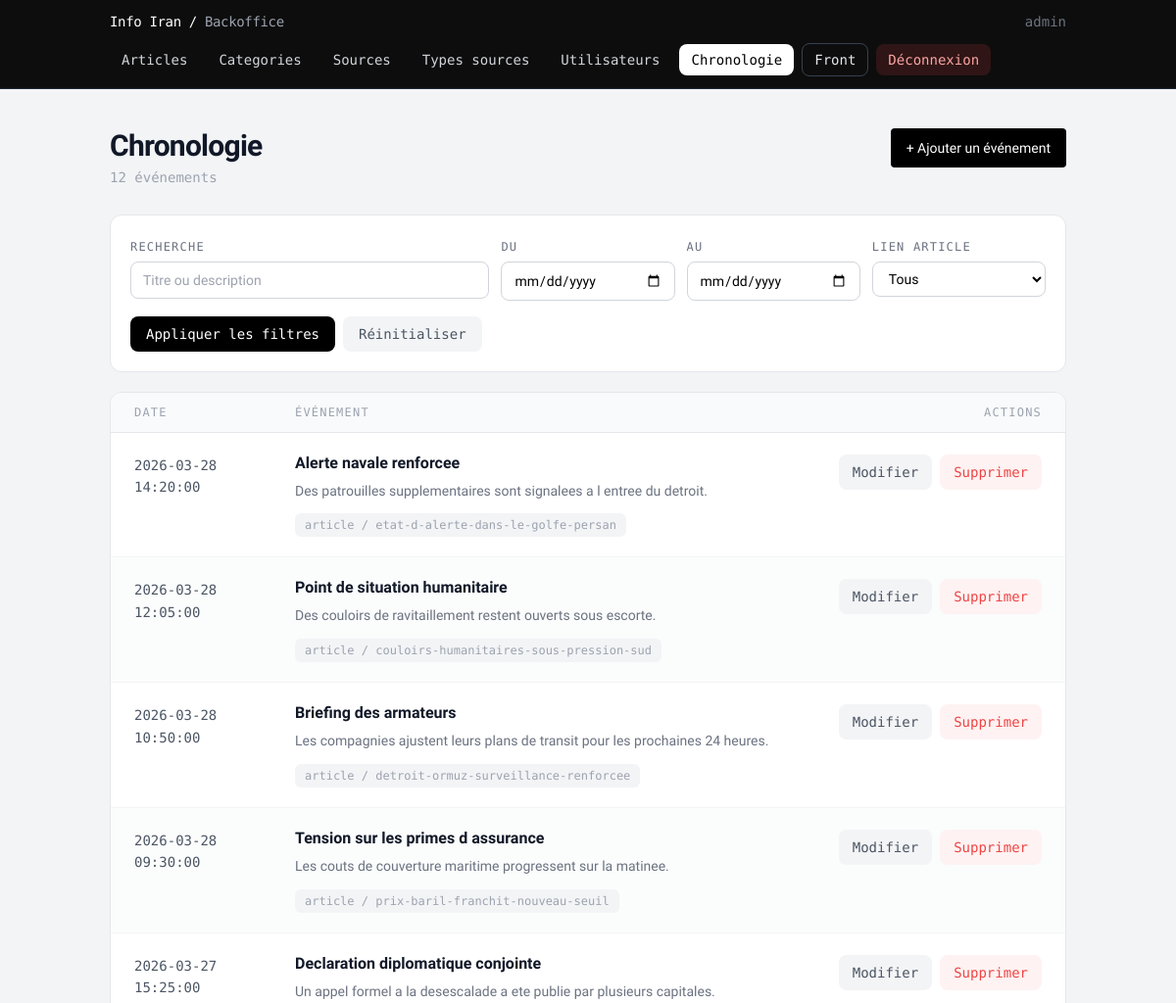
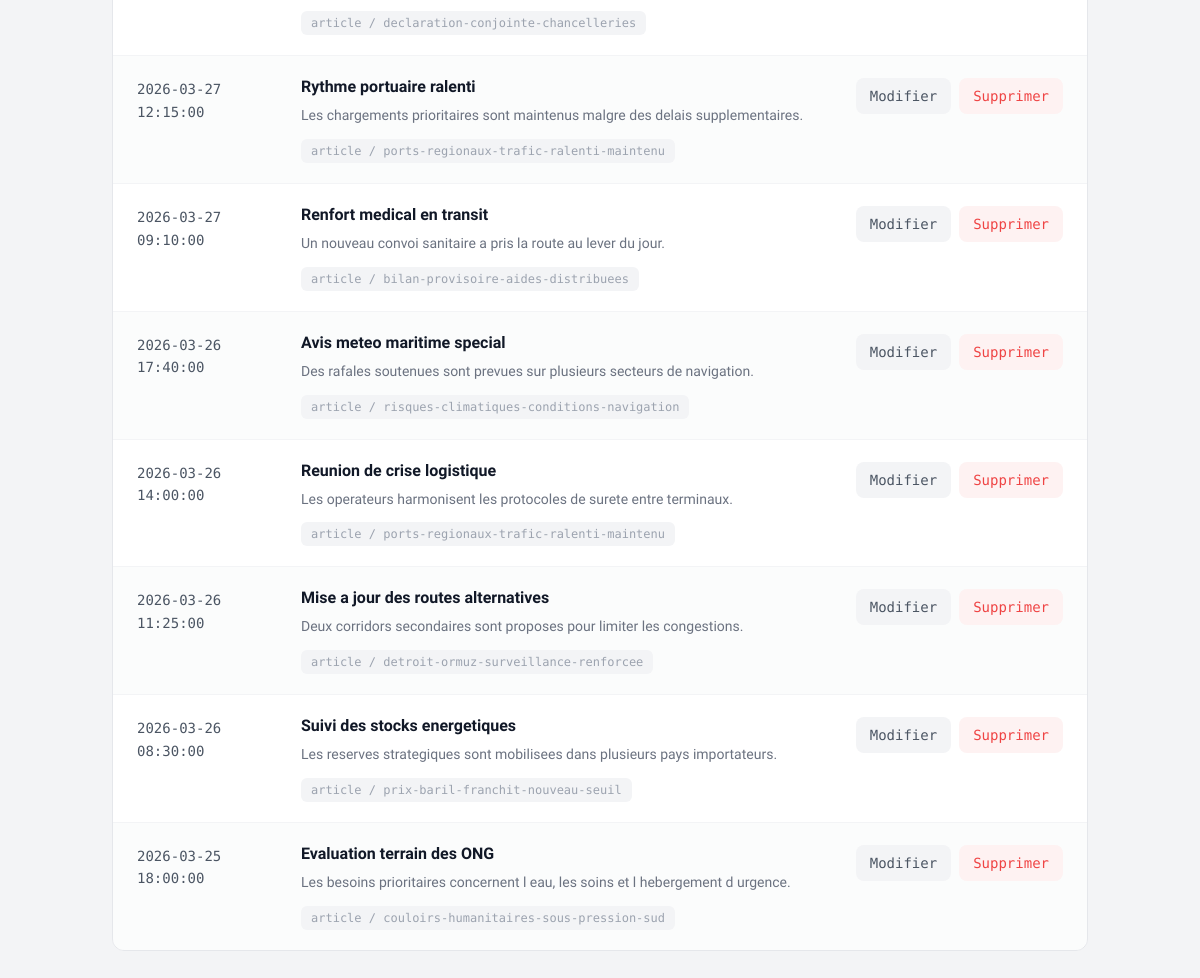
Screenshot of /pages/articles/backoffice_evenements_chronologie.php (signed in) with the database file from the repository (2 pictures, top to bottom).
### tables this page shows
CREATE TABLE evenements_chronologie (
    id                 INT PRIMARY KEY AUTO_INCREMENT,
    titre_evenement    VARCHAR(200),
    date_evenement     DATETIME NOT NULL,
    description_courte TEXT,
    id_article         INT,
    FOREIGN KEY (id_article) REFERENCES articles(id) ON DELETE SET NULL
);

CREATE TABLE articles (
    id               INT PRIMARY KEY AUTO_INCREMENT,
    titre            VARCHAR(255) NOT NULL,
    slug             VARCHAR(255) UNIQUE NOT NULL,  
    contenu          LONGTEXT NOT NULL,
    date_publication DATETIME DEFAULT CURRENT_TIMESTAMP,
    id_categorie     INT,
    FOREIGN KEY (id_categorie) REFERENCES categories(id) ON DELETE SET NULL
);

### models/Database.php (called while the page is built, shortened)
<?php
class Database
{
    private static $instance = null;
    private $pdo;
    private function __construct()
    {
        $host = getenv('DB_HOST') ?: '127.0.0.1';
        $db   = getenv('DB_NAME') ?: 'info_actualite';
        $user = getenv('DB_USER') ?: 'actualite_user';
        $pass = getenv('DB_PASS') ?: 'secret_pw';
        $charset = 'utf8mb4';
        $dsn = "mysql:host={$host};dbname={$db};charset={$charset}";
        $options = [
            PDO::ATTR_ERRMODE => PDO::ERRMODE_EXCEPTION,
            PDO::ATTR_DEFAULT_FETCH_MODE => PDO::FETCH_ASSOC,
            PDO::ATTR_EMULATE_PREPARES => false,
        ];
        $this->pdo = new PDO($dsn, $user, $pass, $options);
    }
    public static function getInstance()
    {
        if (self::$instance === null) {
            self::$instance = new self();
        }
        return self::$instance;
    }
    public function getConnection()
    {
        return $this->pdo;
    }
}

### services/ArticleService.php (called while the page is built, shortened)
<?php
require_once __DIR__ . '/../models/Database.php';
require_once __DIR__ . '/../models/AppModel.php';
class ArticleService
{
    private $model;
    public function __construct()
    {
        $this->db = Database::getInstance()->getConnection();
        $this->model = new AppModel($this->db);
    }
    public function getAllArticles(): array
    {
        return $this->model->getAll('articles');
    }
}

### controllers/AuthController.php (called while the page is built, shortened)
<?php
require_once __DIR__ . '/../services/ArticleService.php';
require_once __DIR__ . '/../services/EventChronologyService.php';
class AuthController
{
    private $articleService;
    private $eventChronologyService;
    public function __construct()
    {
        $this->articleService = new ArticleService();
        $this->eventChronologyService = new EventChronologyService();
    }
    public function listArticles(): array
    {
        return $this->articleService->getAllArticles();
    }
    public function listChronologyEvents(): array
    {
        return $this->eventChronologyService->getAllEvents();
    }
}

### services/EventChronologyService.php (called while the page is built, shortened)
<?php
require_once __DIR__ . '/../models/Database.php';
require_once __DIR__ . '/../models/AppModel.php';
class EventChronologyService
{
    private $model;
    public function __construct()
    {
        $db = Database::getInstance()->getConnection();
        $this->model = new AppModel($db);
    }
    public function getAllEvents(): array
    {
        return $this->model->getAll('evenements_chronologie');
    }
}

### models/AppModel.php (called while the page is built, shortened)
<?php
class AppModel
{
    private $db;
    public function __construct(PDO $base_db)
    {
        $this->db = $base_db;
    }
    public function getAll($table_name)
    {
        $stmt = $this->db->query("SELECT * FROM {$table_name}");
        return $stmt->fetchAll(PDO::FETCH_ASSOC);
    }
}

### pages/articles/backoffice_evenements_chronologie.php (the view, shortened to what this page needs)
<?php
require_once __DIR__ . '/../../controllers/AuthController.php';
require_once __DIR__ . '/partials/backoffice_nav.php';
$controller = new AuthController();
$events = $controller->listChronologyEvents();
$articles = $controller->listArticles();
$selectedArticleId = intval($_GET['article_id'] ?? 0);
$searchQuery = trim((string)($_GET['q'] ?? ''));
$dateFromInput = trim((string)($_GET['date_from'] ?? ''));
$dateToInput = trim((string)($_GET['date_to'] ?? ''));
$linkFilter = (string)($_GET['link'] ?? 'all');
$dateFrom = preg_match('/^\d{4}-\d{2}-\d{2}$/', $dateFromInput) ? $dateFromInput : '';
$dateTo = preg_match('/^\d{4}-\d{2}-\d{2}$/', $dateToInput) ? $dateToInput : '';
$articlesById = [];
foreach ($articles as $article) {
    $articlesById[intval($article['id'])] = $article;
}
usort($events, static function ($a, $b) {
    return strcmp($b['date_evenement'], $a['date_evenement']);
});
$baseListUrl = '/backoffice/chronologie';
$activeFilterParams = [];
$queryString = http_build_query($activeFilterParams);
$clearExtraFiltersUrl = $baseListUrl . ($selectedArticleId > 0 ? '?article_id=' . $selectedArticleId : '');
$createUrl = '/backoffice/chronologie/ajout';
?>
<!DOCTYPE html>
<html lang="fr">
<head>
</head>
<body class="bg-gray-100 min-h-screen">
    <main class="container mx-auto px-6 py-10 max-w-5xl">
        <div class="flex items-start justify-between gap-4 mb-7">
            <div>
                <h1 class="text-3xl font-semibold text-gray-900 tracking-tight">Chronologie</h1>
                <p class="mono text-sm text-gray-400 mt-1"><?= count($events) ?> événement<?= count($events) !== 1 ? 's' : '' ?></p>
            </div>
            <a href="<?= htmlspecialchars($createUrl) ?>" class="flex items-center gap-2 bg-black text-white text-sm font-medium px-4 py-2.5 rounded hover:bg-gray-800 transition-colors whitespace-nowrap">
                + Ajouter un événement
            </a>
        </div>
        <form method="get" action="<?= htmlspecialchars($baseListUrl) ?>" class="bg-white border border-gray-200 rounded-xl p-4 md:p-5 mb-5">
            <div class="grid grid-cols-1 md:grid-cols-5 gap-3">
                <div class="md:col-span-2">
                    <label for="q" class="mono text-xs text-gray-500 uppercase tracking-widest">Recherche</label>
                    <input id="q" type="text" name="q" value="<?= htmlspecialchars($searchQuery) ?>" placeholder="Titre ou description"
                           class="mt-1 w-full border border-gray-300 rounded-lg px-3 py-2 text-sm focus:outline-none focus:border-black">
                </div>
                <div>
                    <label for="date_from" class="mono text-xs text-gray-500 uppercase tracking-widest">Du</label>
                    <input id="date_from" type="date" name="date_from" value="<?= htmlspecialchars($dateFrom) ?>"
                           class="mt-1 w-full border border-gray-300 rounded-lg px-3 py-2 text-sm focus:outline-none focus:border-black">
                </div>
                <div>
                    <label for="date_to" class="mono text-xs text-gray-500 uppercase tracking-widest">Au</label>
                    <input id="date_to" type="date" name="date_to" value="<?= htmlspecialchars($dateTo) ?>"
                           class="mt-1 w-full border border-gray-300 rounded-lg px-3 py-2 text-sm focus:outline-none focus:border-black">
                </div>
                <div>
                    <label for="link" class="mono text-xs text-gray-500 uppercase tracking-widest">Lien article</label>
                    <select id="link" name="link"
                            class="mt-1 w-full border border-gray-300 rounded-lg px-3 py-2 text-sm bg-white focus:outline-none focus:border-black">
                        <option value="all" <?= $linkFilter === 'all' ? 'selected' : '' ?>>Tous</option>
                    </select>
                </div>
            </div>
            <div class="mt-4 flex items-center gap-2">
                <button type="submit" class="mono text-sm bg-black text-white px-4 py-2 rounded-lg hover:bg-gray-800 transition-colors">
                    Appliquer les filtres
                </button>
                <a href="<?= htmlspecialchars($clearExtraFiltersUrl) ?>" class="mono text-sm text-gray-600 bg-gray-100 hover:bg-gray-200 px-4 py-2 rounded-lg transition-colors">
                    Réinitialiser
                </a>
            </div>
        </form>
        <div class="bg-white border border-gray-200 rounded-xl overflow-hidden">
            <?php if (empty($events)): ?>
                <div class="px-6 py-20 text-center mono text-base text-gray-400">
                    Aucun événement dans la chronologie.
                </div>
            <?php else: ?>
                <div class="grid grid-cols-[140px_1fr_auto] gap-x-6 px-6 py-3 bg-gray-50 border-b border-gray-200 mono text-xs text-gray-400 uppercase tracking-widest">
                    <span>Date</span>
                    <span>Événement</span>
                    <span>Actions</span>
                </div>
                <?php foreach ($events as $i => $event):
                    $linkedArticleId = $event['id_article'] ? intval($event['id_article']) : null;
                ?>
                    <div class="grid grid-cols-[140px_1fr_auto] gap-x-6 items-start px-6 py-5
                        <?= $i % 2 === 1 ? 'bg-gray-50/60' : 'bg-white' ?>
                        border-b border-gray-100 last:border-b-0 hover:bg-blue-50/30 transition-colors">
                        <div class="pt-0.5">
                            <span class="mono text-sm text-gray-600 leading-snug"><?= htmlspecialchars($event['date_evenement']) ?></span>
                        </div>
                        <div class="min-w-0">
                            <div class="text-base font-semibold text-gray-900 leading-snug mb-1.5"><?= $event['titre_evenement'] ?></div>
                            <div class="text-sm text-gray-500 leading-relaxed mb-3"><?= $event['description_courte'] ?></div>
                            <span class="inline-flex items-center mono text-xs text-gray-400 bg-gray-100 px-2.5 py-1 rounded-md">
                                <?php if ($linkedArticleId && isset($articlesById[$linkedArticleId])): ?>
                                    article / <?= htmlspecialchars($articlesById[$linkedArticleId]['slug']) ?>
                                <?php else: ?>
                                    sans article
                                <?php endif; ?>
                            </span>
                        </div>
                        <div class="flex items-center gap-2 pt-0.5">
                            <a href="/backoffice/chronologie/edit-<?= intval($event['id']) ?><?= $queryString !== '' ? '?' . $queryString : '' ?>"
                               class="mono text-sm text-gray-600 bg-gray-100 hover:bg-gray-200 px-3.5 py-2 rounded-lg transition-colors">
                                Modifier
                            </a>
                            <form action="/backoffice/chronologie/traitement" method="post" onsubmit="return confirm('Supprimer cet evenement ?');">
                                <button type="submit" class="mono text-sm text-red-500 bg-red-50 hover:bg-red-100 px-3.5 py-2 rounded-lg transition-colors">
                                    Supprimer
                                </button>
                            </form>
                        </div>
                    </div>
                <?php endforeach; ?>
            <?php endif; ?>
        </div>
    </main>
</body>
</html>

### rows the page displays
evenements_chronologie: date_evenement "2026-03-28 14:20:00", titre_evenement "Alerte navale renforcee", description_courte "Des patrouilles supplementaires sont signalees a l entree du detroit.", id_article.slug "etat-d-alerte-dans-le-golfe-persan"
evenements_chronologie: date_evenement "2026-03-28 12:05:00", titre_evenement "Point de situation humanitaire", description_courte "Des couloirs de ravitaillement restent ouverts sous escorte.", id_article.slug "couloirs-humanitaires-sous-pression-sud"
evenements_chronologie: date_evenement "2026-03-28 10:50:00", titre_evenement "Briefing des armateurs", description_courte "Les compagnies ajustent leurs plans de transit pour les prochaines 24 heures.", id_article.slug "detroit-ormuz-surveillance-renforcee"
evenements_chronologie: date_evenement "2026-03-28 09:30:00", titre_evenement "Tension sur les primes d assurance", description_courte "Les couts de couverture maritime progressent sur la matinee.", id_article.slug "prix-baril-franchit-nouveau-seuil"
evenements_chronologie: date_evenement "2026-03-27 15:25:00", titre_evenement "Declaration diplomatique conjointe", description_courte "Un appel formel a la desescalade a ete publie par plusieurs capitales.", id_article.slug "declaration-conjointe-chancelleries"
evenements_chronologie: date_evenement "2026-03-27 12:15:00", titre_evenement "Rythme portuaire ralenti", description_courte "Les chargements prioritaires sont maintenus malgre des delais supplementaires.", id_article.slug "ports-regionaux-trafic-ralenti-maintenu"
evenements_chronologie: date_evenement "2026-03-27 09:10:00", titre_evenement "Renfort medical en transit", description_courte "Un nouveau convoi sanitaire a pris la route au lever du jour.", id_article.slug "bilan-provisoire-aides-distribuees"
evenements_chronologie: date_evenement "2026-03-26 17:40:00", titre_evenement "Avis meteo maritime special", description_courte "Des rafales soutenues sont prevues sur plusieurs secteurs de navigation.", id_article.slug "risques-climatiques-conditions-navigation"
evenements_chronologie: date_evenement "2026-03-26 14:00:00", titre_evenement "Reunion de crise logistique", description_courte "Les operateurs harmonisent les protocoles de surete entre terminaux.", id_article.slug "ports-regionaux-trafic-ralenti-maintenu"
evenements_chronologie: date_evenement "2026-03-26 11:25:00", titre_evenement "Mise a jour des routes alternatives", description_courte "Deux corridors secondaires sont proposes pour limiter les congestions.", id_article.slug "detroit-ormuz-surveillance-renforcee"
evenements_chronologie: date_evenement "2026-03-26 08:30:00", titre_evenement "Suivi des stocks energetiques", description_courte "Les reserves strategiques sont mobilisees dans plusieurs pays importateurs.", id_article.slug "prix-baril-franchit-nouveau-seuil"
evenements_chronologie: date_evenement "2026-03-25 18:00:00", titre_evenement "Evaluation terrain des ONG", description_courte "Les besoins prioritaires concernent l eau, les soins et l hebergement d urgence.", id_article.slug "couloirs-humanitaires-sous-pression-sud"

### other values shown
$username "admin"
$link['label'] "Articles"
$link['label'] "Categories"
$link['label'] "Sources"
$link['label'] "Types sources"
$link['label'] "Utilisateurs"
$link['label'] "Chronologie"
count($events) "12"
